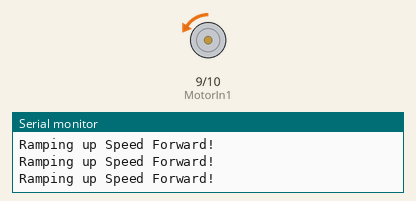
The sketch below on a simulated Arduino Uno, built with avr-gcc and run on an emulated ATmega328P. Parts: motor-driver pin pairs drawn as motors (green arrow = first pin HIGH = forward, orange = second pin HIGH = backward, longer = more drive), the last lines printed to the serial monitor.

Above: at 0.16 s.
At 7.2 s:
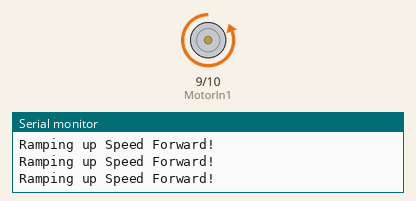
At 14.36 s:
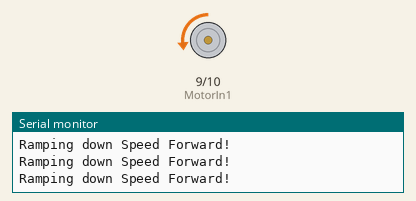
At 23.6 s:
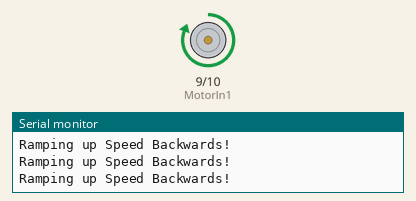
Timing chart, 0 to 40.0 s (numbered marks = the images above):
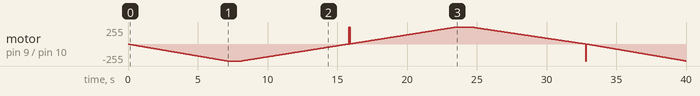

The sketch:

MotorRampSpeedTest.ino
```cpp
// All this code/example is meant to do is ramp the motor up to
// a set PMW Limit, run at that value for a while, then ramp back down

int PWMVal = 0; // Current PWM Value that is being read by the Motor
int PWMLim = 255; // The max limit that the PWM will go up to; change as desired

// Motor Drive PMW Pins
#define MotorIn1 9  // Orange Wire
#define MotorIn2 10 // Blue Wire

void setup() {
  // Setting the Motor Pins for the Motor Driver
  // They dictate the direct the motor spins in
  pinMode(MotorIn1, OUTPUT);
  pinMode(MotorIn2, OUTPUT);

  // Setup Serial Monitor
  Serial.begin(9600);
}

void loop() {
  // Ramp Up Forward
  digitalWrite(MotorIn1, LOW);
  for (PWMVal; PWMVal <= PWMLim; PWMVal++) {
    analogWrite(MotorIn2, PWMVal);
    Serial.println("Ramping up Speed Forward!");
    delay(10);
  }

  // Full Forward Speed for one second
  delay(1000);

  // Ramp Down Forward
  for (PWMVal; PWMVal >= 0; PWMVal--) {
    analogWrite(MotorIn2, PWMVal);
    Serial.println("Ramping down Speed Forward!");
    delay(10);
  }

  // Ramp Up Backward
  digitalWrite(MotorIn2, LOW);
  for (PWMVal; PWMVal <= PWMLim; PWMVal++) {
    analogWrite(MotorIn1, PWMVal);
    Serial.println("Ramping up Speed Backwards!");
    delay(10);
  }

  // Full Backwards Speed for one second
  delay(1000);

  // Ramp Down Backwards
  for (PWMVal; PWMVal >= 0; PWMVal--) {
    analogWrite(MotorIn1, PWMVal);
    Serial.println("Ramping down Speed Backwards!");
    delay(10);
  }

  // PWMVal = 0;
}
```
